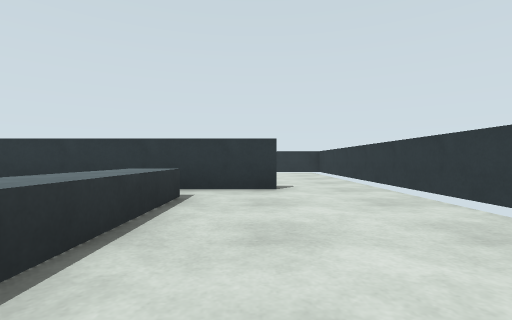
view 1 (above)

22 first-person views from a walk through a robot-simulator world made for Gazebo. The camera is 0.72 m above the floor, looks level and sees 85° across. The floor is counted in squares, 2 m on a side. Each view is taken from the middle of a square. On the plan, view 1 faces up. The plan holds only what a view shows up to about 9 squares ahead; the rest is blank.

view 2
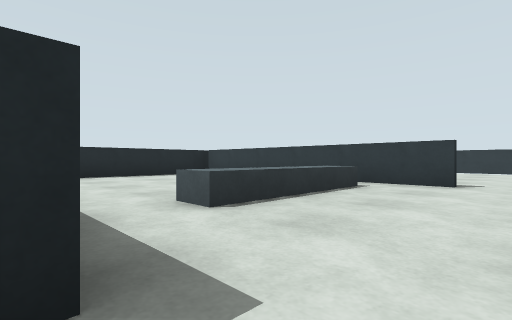

view 3
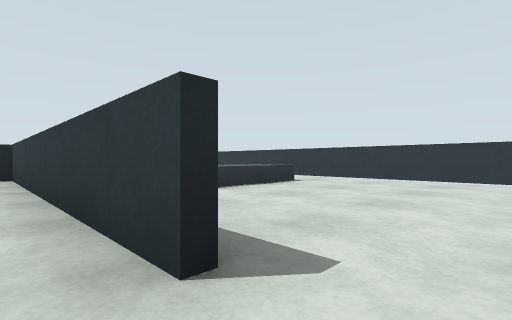

view 4
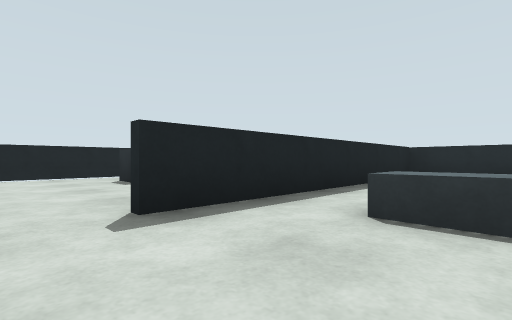

view 5
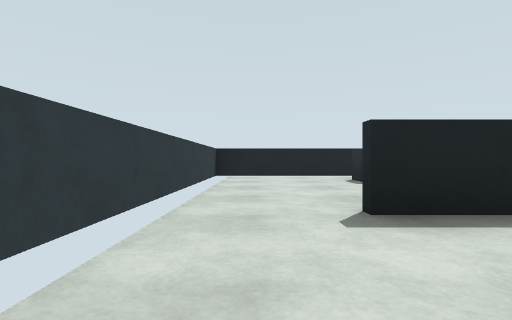

view 6
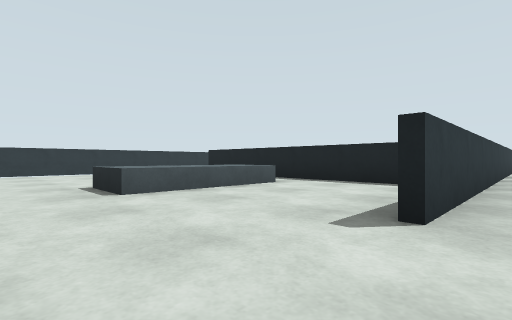

view 7
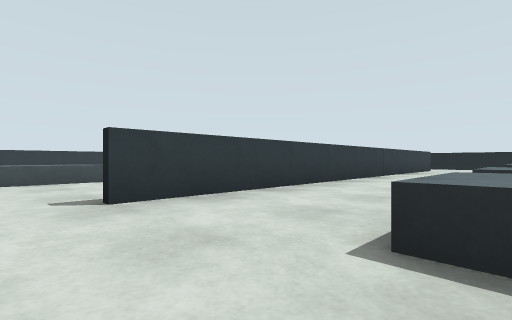

view 8
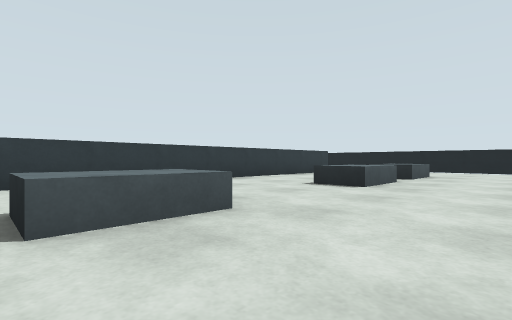

view 9
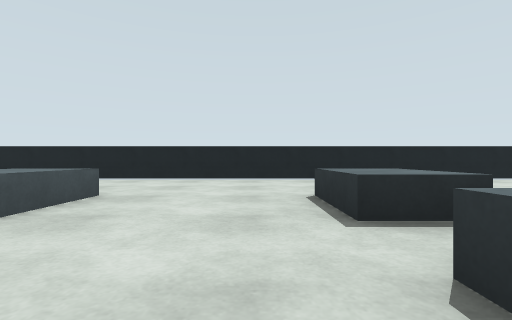

view 10
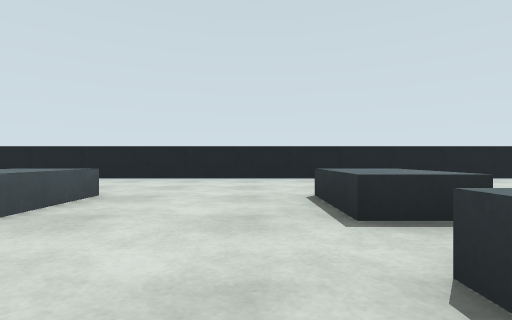

view 11
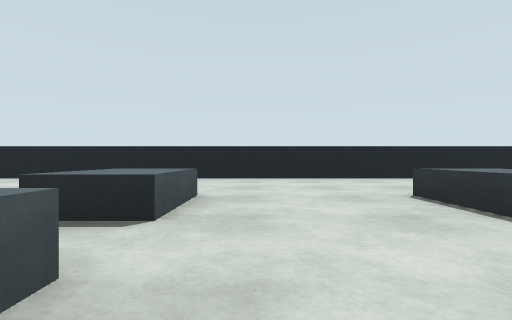

view 12
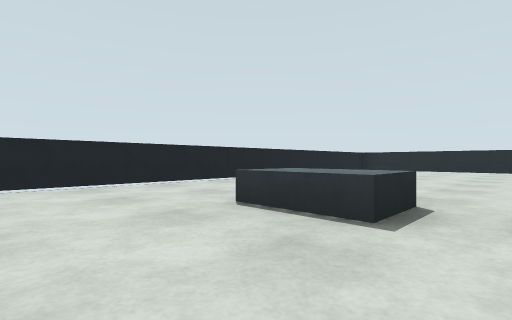

view 13
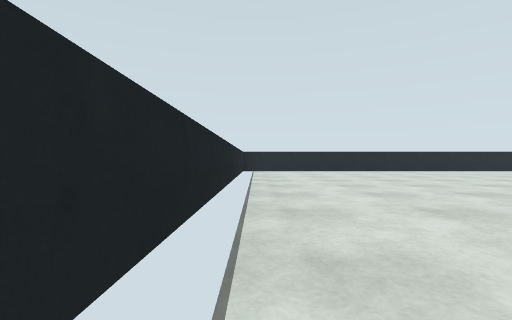

view 14
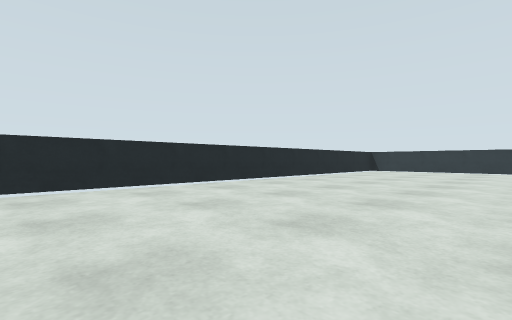

view 15
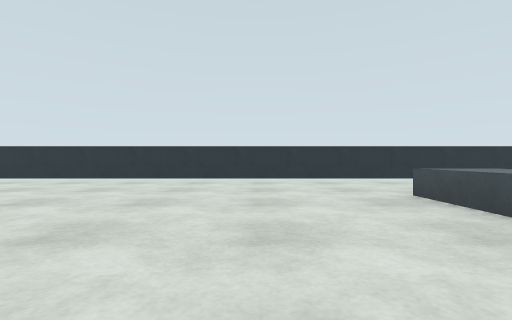

view 16
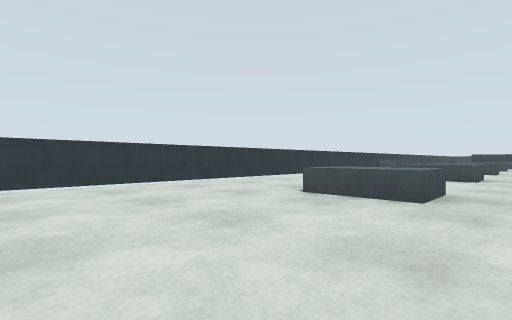

view 17
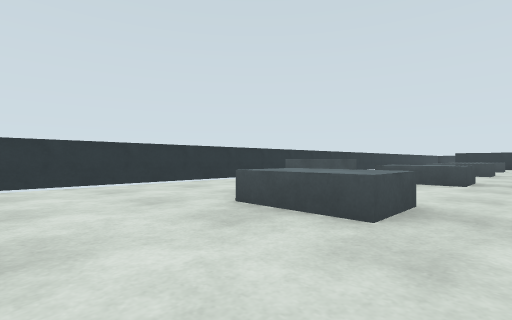

view 18
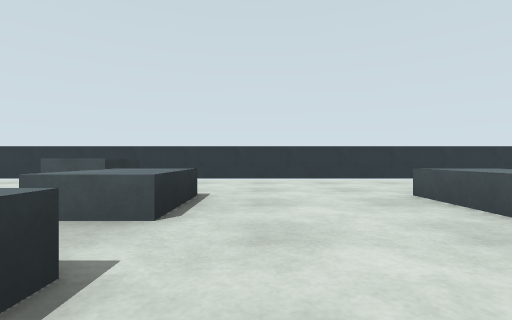

view 19
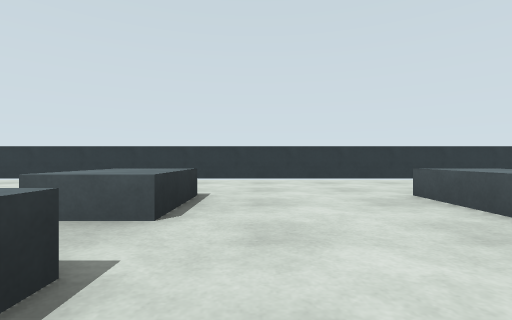

view 20
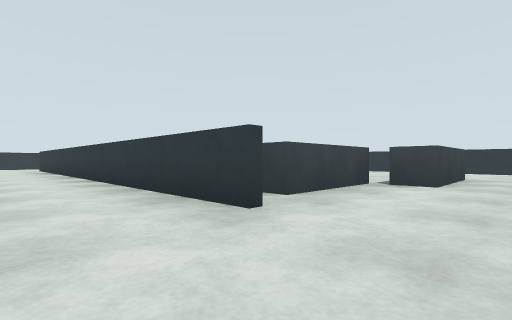

view 21
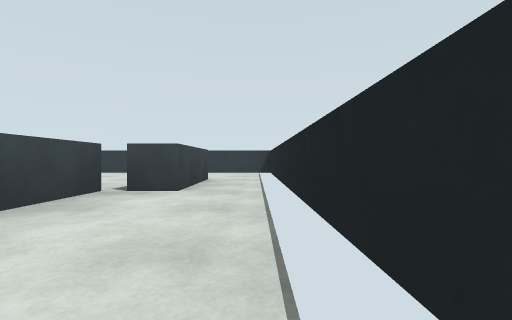

view 22
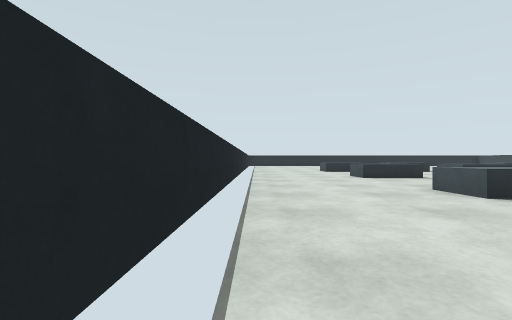

### Floor plan
Points are (right, up) in squares from view 1. A wall is a line through its corners. A room is listed if a view was taken in it or the views show most of it. See-through windows are left out.
Room 1 (views 1, 2, 3, 4, 5)
walls: (0.4, 3.4) (-5.4, 3.4) (-5.4, -0.8) (0.2, -0.8); (1.9, 2) (1.9, 3.5); (1.9, -1.4) (1.9, 0.1)
ways out: opening at (1, -1) to room 2; opening at (1, 4) to room 3
objects: counter (-1, 1) to (-1, 2)
Room 2 (views 6, 7, 8, 9, 10, 11, 12, 13, 14, 15, 16, 17, 18, 19, 20, 21, 22)
walls: (-5.6, -2.6) (-5.6, 6.2); (-5.5, 8.4) (-27.4, 8.4); (-26.4, -5.4) (-1.8, -5.4); (-27.9, 7.9) (-27.9, -5.5); (-1.6, -5.4) (1.9, -5.4) (1.9, -1.4)
ways out: opening at (1, -1) to room 1; opening at (-5, 7.5) to room 3
objects: grey box (-20, -2); other object (-20, 0); other object (-20, 3); grey box (-20, 5); grey box (-17, -2); grey box (-17, 0); grey box (-17, 5); grey box (-15, 6) to (-15, 7); grey box (-14, -2); grey box (-14, 0); grey box (-14, 3); grey box (-14, 5) to (-14, 6); grey box (-11, -2); grey box (-11, 0); grey box (-11, 3); grey box (-11, 5); grey box (-8, -2); grey box (-8, 0); grey box (-8, 3); grey box (-8, 5); grey box (-5, -3) to (-3, -3); grey box (-3, -4) to (-1, -4)
Room 3 (no view inside)
walls: (-4.6, 3.6) (0.2, 3.6); (1.9, 3.5) (1.9, 8.4) (-5.5, 8.4)
ways out: opening at (1, 4) to room 1; opening at (-5, 7.5) to room 2
objects: grey box (-3, 5) to (-2, 7)

Where each view was taken, in squares from view 1:
view 1: 0 up, 0 right, facing up
view 2: 1 down, 1 right, facing up-left
view 3: 3 up, 1 right, facing up-left
view 4: 1 up, 1 right, facing down-left
view 5: 1 up, 1 right, facing down
view 6: 8 up, 6 left, facing down-right
view 7: 7 up, 8 left, facing down-right
view 8: 4 up, 10 left, facing down-right
view 9: 0 up, 10 left, facing down
view 10: 0 up, 13 left, facing down
view 11: 0 up, 18 left, facing down
view 12: 1 down, 18 left, facing down-left
view 13: 5 down, 19 left, facing left
view 14: 1 down, 24 left, facing up-left
view 15: 3 up, 22 left, facing up
view 16: 4 up, 23 left, facing up-right
view 17: 4 up, 19 left, facing up-right
view 18: 3 up, 13 left, facing up
view 19: 3 up, 10 left, facing up
view 20: 5 down, 7 left, facing up-right
view 21: 5 down, 6 left, facing right
view 22: 5 down, 11 left, facing left
